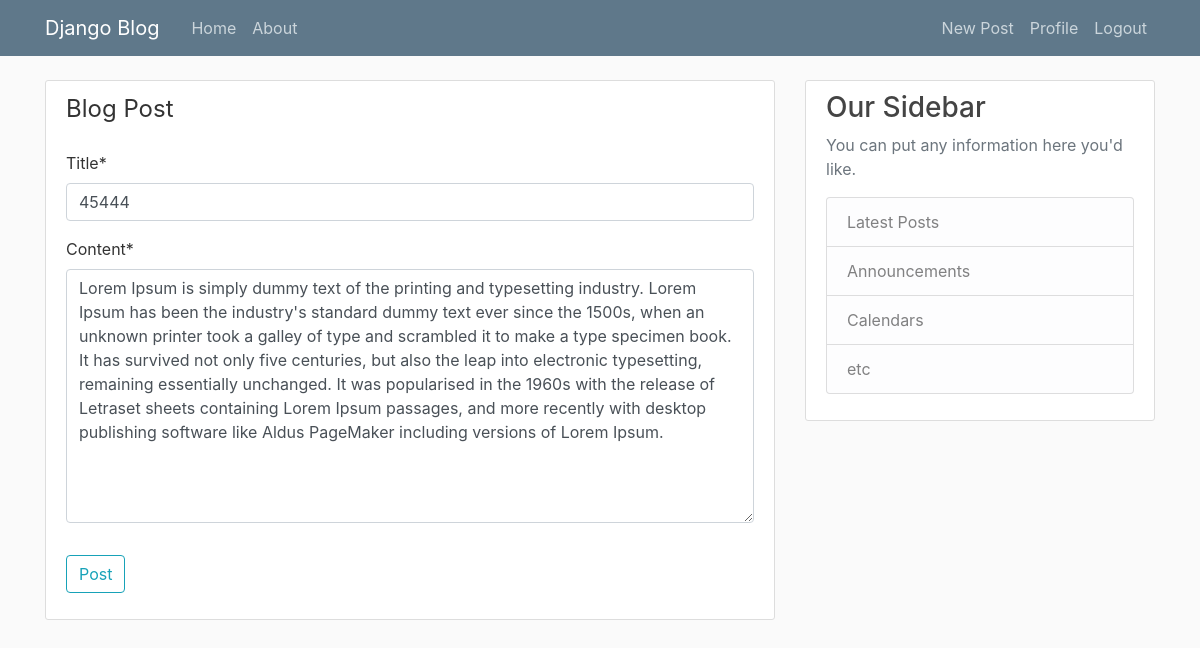
The page /post/13/update (signed in) on the database its author committed.
### blog/models.py (models this page shows, shortened)
class Post(models.Model):
    title = models.CharField(max_length=100)
    content = models.TextField()
    date_posted = models.DateTimeField(default=timezone.now)
    author = models.ForeignKey(User, on_delete=models.CASCADE)

### blog/views.py (the view, shortened to what this page needs)
# urls.py: path('post/<int:pk>/update', PostUpdateView.as_view(), name='post-update'),
class PostUpdateView(LoginRequiredMixin, UserPassesTestMixin, UpdateView):
    model = Post
    fields = ['title', 'content']
    def test_func(self):
        post = self.get_object()
        if self.request.user == post.author:
            return True
        return False

### blog/templates/blog/post_form.html (shortened to what this page needs)
{% extends "blog/base.html" %}
{% load crispy_forms_tags %}
{% block content %}
  <div class="content-section">
    <form method="POST">
      <fieldset class="form-group">
        <legend class="border-botton mb-4">Blog Post</legend>
        {{ form | crispy }}
      </fieldset>
      <div class="form-group">
        <button type="submit" class="btn btn-outline-info">Post</button>
      </div>
    </form>
  </div>
{% endblock content%}

### blog/templates/blog/base.html (shortened to what this page needs)
{% load static %}
<!DOCTYPE html>
<html lang="en">
<head>
  <link rel="stylesheet" href="https://maxcdn.bootstrapcdn.com/bootstrap/4.0.0/css/bootstrap.min.css">
  <link rel="stylesheet" href="{% static 'blog/main.css' %}">
</head>
<body>
  <header class="site-header">
    <nav class="navbar navbar-expand-md navbar-dark bg-steel fixed-top">
      <div class="container">
        <a class="navbar-brand mr-4" href="{% url 'blog-home' %}">Django Blog</a>
        <div class="collapse navbar-collapse" id="navbarToggle">
          <div class="navbar-nav mr-auto">
            <a class="nav-item nav-link" href="{% url 'blog-home' %}">Home</a>
            <a class="nav-item nav-link" href="{% url 'blog-about' %}">About</a>
          </div>
          <div class="navbar-nav">
            {% if user.is_authenticated %}
              <a class="nav-item nav-link" href="{% url 'post-create' %}">New Post</a>
              <a class="nav-item nav-link" href="{% url 'profile' %}">Profile</a>
              <a class="nav-item nav-link" href="{% url 'logout' %}">Logout</a>
            {% else %}
              <a class="nav-item nav-link" href="{% url 'login' %}">Login</a>
              <a class="nav-item nav-link" href="{% url 'register' %}">Register</a>
            {% endif %}
          </div>
        </div>
      </div>
    </nav>
  </header>
  <main role="main" class="container">
    <div class="row">
      <div class="col-md-8">
        {% block content %}{% endblock %}
      </div>
      <div class="col-md-4">
        <div class="content-section">
          <h3>Our Sidebar</h3>
          <p class='text-muted'>You can put any information here you'd like.
            <ul class="list-group">
              <li class="list-group-item list-group-item-light">Latest Posts</li>
              <li class="list-group-item list-group-item-light">Announcements</li>
              <li class="list-group-item list-group-item-light">Calendars</li>
              <li class="list-group-item list-group-item-light">etc</li>
            </ul>
          </p>
        </div>
      </div>
    </div>
  </main>
  </body>
</body>
</html>

### blog/static/blog/main.css (style rules this page uses)
body { background: #fafafa; color: #333333; margin-top: 5rem; }
h1, h2, h3, h4, h5, h6 { color: #444444; }
ul { margin: 0; }
.bg-steel { background-color: #5f788a; }
.site-header .navbar-nav .nav-link { color: #cbd5db; }
.content-section { background: #ffffff; padding: 10px 20px; border: 1px solid #dddddd; border-radius: 3px; margin-bottom: 20px; }

### rows shown on the page
Post: title "45444", content "Lorem Ipsum is simply dummy text of the printing and typesetting industry. Lorem Ipsum has been the industry's standard dummy text ever since the 1500s, when an unknown printer took a galley of type and scrambled it to make a type specimen book. It has survived not only five centuries, but also the leap into electronic typesetting, remaining essentially unchanged. It was popularised in the 1960s with the release of Letraset sheets containing Lorem Ipsum passages, and more recently with desktop publishing software like Aldus PageMaker including versions of Lorem Ipsum."
